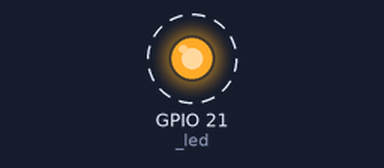
Simulated run of this program. Board: ESP32 board running MicroPython. On the bench: output pins drawn as LEDs (lit = HIGH). Dashed ring = blinking. What the program prints to the serial console is not drawn.

Above: at 0.5 s.
Timing chart, 0 to 4.6 s (numbered marks = the images above):
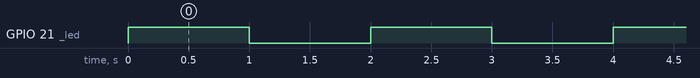

Measured:
- by itself, GPIO 21 (_led): alternates HIGH for 1.0 s and LOW for 1.0 s

The program:

test1.py
```python
import os, sys, io
from machine import Pin
import time

_led = Pin(21, mode=Pin.OUT)
counter = None

def setup():
    global counter
    counter = 0
    print("ESP32-S3 Zero - Hello!")

def loop():
    global counter
    print(counter)
    counter += 1
    _led.on()
    time.sleep_ms(1000)
    _led.off()
    time.sleep_ms(1000)

if __name__ == '__main__':
    try:
        setup()
        while True:
            loop()
    except (Exception, KeyboardInterrupt) as e:
        print(e)
```
